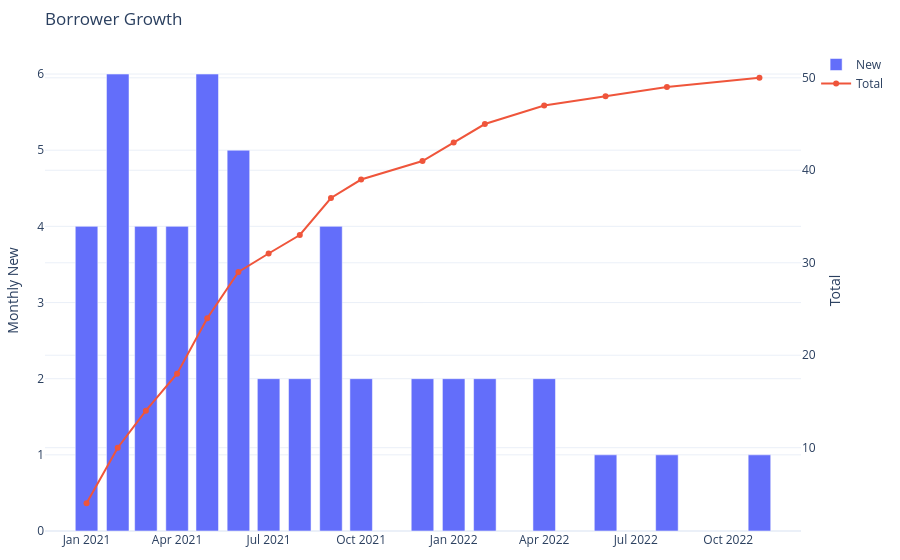

The cell this chart's notebook holds for it:
### Markdown cell above
### A. Borrower Growth Trend
This dual-axis chart tracks new borrower signups vs. total cumulative borrowers over time.

### Code cell
impact_runner = ImpactMetrics(calculator)
df_borrower = impact_runner.run_metric("borrower_delta")
fig_json = impact_runner.get_graph("borrower_delta", df_borrower)

go.Figure(fig_json).show()

### Figure 1 — Plotly figure (JSON) as saved in the notebook; plotly's stock layout.template omitted (floating-point values rounded to 4 significant figures)
{"data": [{"name": "New", "type": "bar", "x": ["2021-01", "2021-02", "2021-03", "2021-04", "2021-05", "2021-06", "2021-07", "2021-08", "2021-09", "2021-10", "2021-12", "2022-01", "2022-02", "2022-04", "2022-06", "2022-08", "2022-11"], "y": [4, 6, 4, 4, 6, 5, 2, 2, 4, 2, 2, 2, 2, 2, 1, 1, 1], "yaxis": "y"}, {"name": "Total", "type": "scatter", "x": ["2021-01", "2021-02", "2021-03", "2021-04", "2021-05", "2021-06", "2021-07", "2021-08", "2021-09", "2021-10", "2021-12", "2022-01", "2022-02", "2022-04", "2022-06", "2022-08", "2022-11"], "y": [4, 10, 14, 18, 24, 29, 31, 33, 37, 39, 41, 43, 45, 47, 48, 49, 50], "yaxis": "y2"}], "layout": {"autosize": true, "hovermode": "x unified", "margin": {"b": 20, "l": 20, "r": 20, "t": 50}, "title": {"text": "Borrower Growth"}, "yaxis": {"title": {"text": "Monthly New"}}, "yaxis2": {"overlaying": "y", "side": "right", "title": {"text": "Total"}}}}
